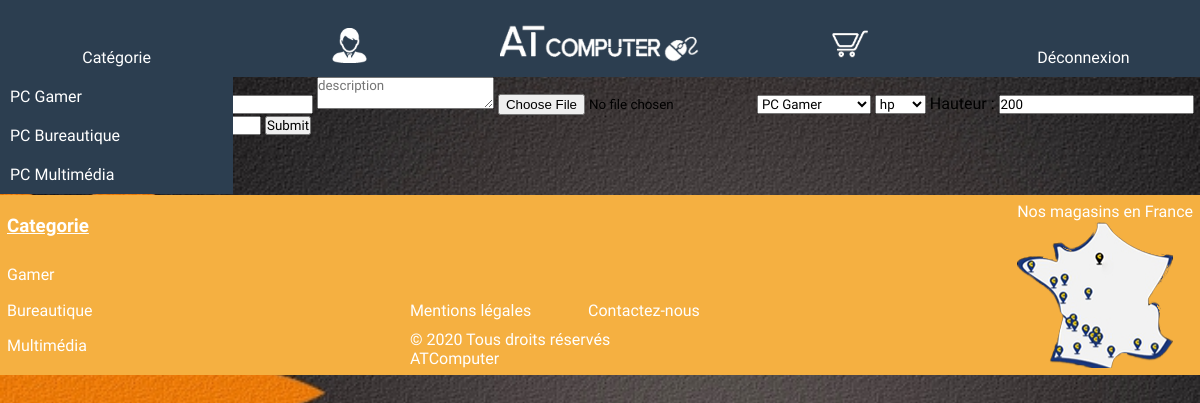
/sources/administration.php (signed in), run on the app's committed database.
### tables this page shows
CREATE TABLE IF NOT EXISTS `categorie` (
  `id` int(11) NOT NULL AUTO_INCREMENT,
  `nom` varchar(255) NOT NULL,
  `nomurl` varchar(255) NOT NULL,
  PRIMARY KEY (`id`)
);

### sources/functions.php (called while the page is built, shortened)
<?php
class produit
{
	function connectdb()
	{
		try {
			$base = new PDO('mysql:host=localhost;dbname=boutique', 'root', '',
				array(PDO::MYSQL_ATTR_INIT_COMMAND => 'SET NAMES \'UTF8\''));
		} catch (PDOException $e) {
		    echo 'Connexion échouée : ' . $e->getMessage();
		}
		return $base;
	}
	public function categorie()
	{
	$tabcategorie=[];
	$categorie=$this->connectdb()->query("SELECT * FROM `categorie`");
	while($images = $categorie->fetch())
	{
		array_push($tabcategorie, $images);
	}
		return $tabcategorie;
	}
	public function sous_categorie()
	{
	$tabsouscategorie=[];
	$sous_categorie=$this->connectdb()->query("SELECT * FROM sous_categorie");
	while($images = $sous_categorie->fetch())
	{
		array_push($tabsouscategorie, $images);
	}
	return $tabsouscategorie;
	}
}
?>

### sources/administration.php (the view, shortened to what this page needs)
<?php include("functions.php");?>
<?php include("header.php");?>
<?php
	$produit = new produit;
?>
<form action="" method="post">
	<input required type="number" min="0.00" max="10000.00" step="0.01" placeholder="prix" />
	<textarea required placeholder="description"></textarea>
	<input required type="file" id="avatar" name="avatar" accept="image/png, image/jpeg">
	<select name="categorie">
		<?php
		for($i=0; $i < sizeof($produit -> categorie()); $i++)
		{
		?>
			<option value="<?php echo $produit -> categorie()[$i][0];?>"><?php echo $produit -> categorie()[$i][1];?></option>
		<?php
		}
		?>
	</select>
	<select name="sous_categorie">
		<?php
		for($i=0; $i < sizeof($produit -> sous_categorie()); $i++)
		{
		?>
			<option value="<?php echo $produit -> sous_categorie()[$i][0];?> "><?php echo $produit -> sous_categorie()[$i][1];?></option>
		<?php
		}
		?>
	</select>
	<label>Hauteur :</label>
	<input required type="number" value="200">
	<label>Largeur :</label>
	<input type="submit" name="ok">
</form>
<?php include("footer.php");?>

### sources/header.php (shortened to what this page needs)
<html lang="fr" dir="ltr">
<head>
  <link rel="stylesheet" href="boutique.css">
</head>
<header>
<nav>
  <ul>
<?php
$produit = new produit;
$produit -> categorie();
$produit -> sous_categorie();
?>
<?php $tab=$produit -> categorie();?>
  <li>
      <a class="menu" href="">Catégorie</a>
      <ul>
              <?php
              for($j=0; $j < sizeof($tab); $j++)
              {
                ?>
                <li>
                  <a class="menu" href="sous-categorie.php?type=<?php echo $tab[$j][2];?>&id=<?php  echo $tab[$j][0];?>"><?php echo $tab[$j][1];?></a>
              <?php
              }
              ?>
            </li>
      </ul>
    </li>
    <?php if(isset($_SESSION['login']))
    {
    ?>
    <li>
      <a href=""><div class="logoprofilhover"></div></a>
   </li>
   <li>
      <a href="index.php"><div class="logohover"></div></a>
   </li>
   <li>
      <a href="panier.php"><img src="../img/logo_panier.png" height="40px" ></a>
  </li>
  <li>
      <form class="disconnect" method="post" action="" >
        <input name="deco" type="submit" value="Déconnexion">
      </form>
  </li>
<?php
}
?>
</ul>
</nav>
</header>
</html>

### sources/boutique.css (style rules this page uses)
* { padding: 0; margin: 0; outline: none; font-family: 'Concert One' ; }
footer,p, h3, .categorie a, a { color:white; text-decoration: none; }
input[type="submit"] { cursor:pointer; }
nav a { color: white; margin: 0; padding:13px; text-decoration: none; list-style-type:none; display: flex; flex-direction:row; justify-content: space-around; text-align: center; }
nav { width: 100%; text-align: center; padding:0; margin:0; }
ul { margin: 0; padding: 0; list-style: none; }
li { margin: 0; background-color: #2C3E50 ; }
.menu , .lien { display: block; padding: 10px 0; color: white; text-decoration: none; white-space: nowrap; text-overflow: ellipsis; position:relative; z-index:2; transition: 0.2s; }
nav > ul { display: table; width: 100%; }
nav > ul > li { display: table-cell; width: 16%; }
nav > ul li { position: relative; }
nav li ul { display: none; position: absolute; }
nav > ul > li > ul { top: 100%; left: 0; right: 0; }
nav > ul > li > ul .menu { text-align: left; padding: 10px; }
li a { transition: 0.2s; }
.logohover { height: 50px; background-image:url(../img/logo.png); background-size: 200px; width: 200px; transition: 0.2s; }
.logoprofilhover { height: 35px; background-image:url(../img/logo_profil.png); background-size: 35px; width: 35px; transition: 0.2s; }
.disconnect input[type="submit"] { border: none; background-color: transparent; color: white; font-size: 16px; transition: 0.2s; }

### data on the page
categorie: nom "PC Gamer"
categorie: nom "PC Bureautique"
categorie: nom "PC Multimédia"

### other printed values
form field categorie "PC Gamer"
form field sous_categorie "hp"
